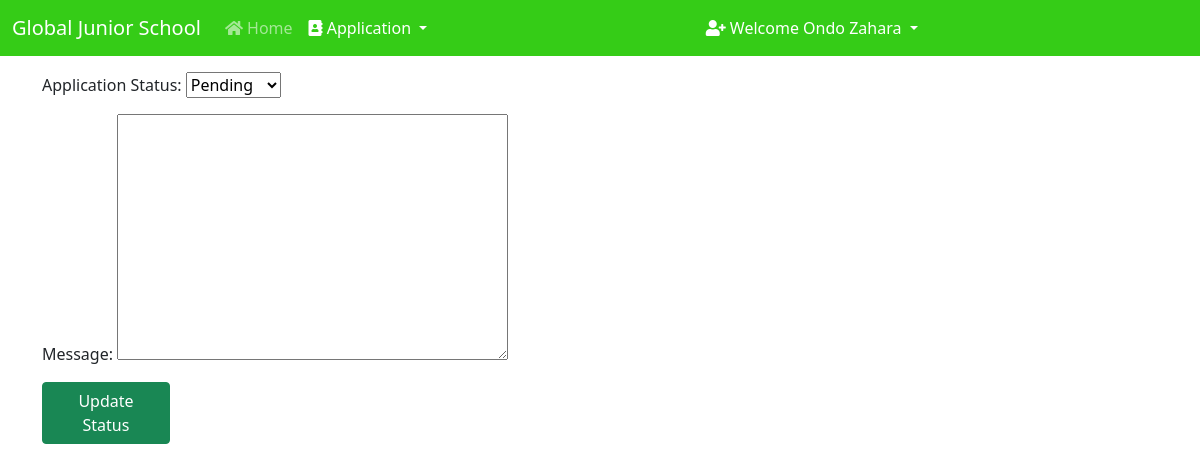
The app's page /application_status/1/ (signed in), older data.
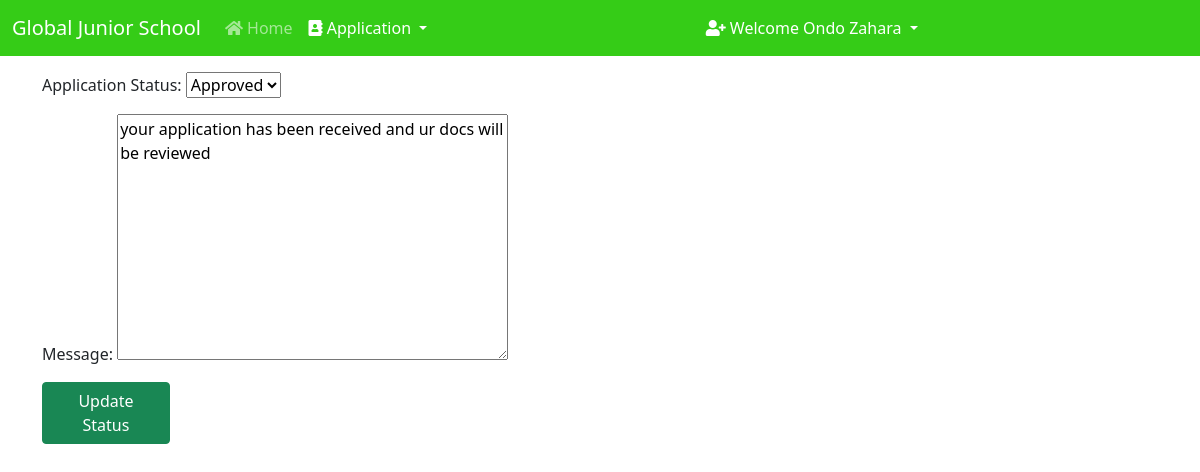
The same page, newer data.
### Students_Admission_System/models.py (models this page shows, shortened)
class Application(models.Model):
    user = models.OneToOneField(User, on_delete=models.CASCADE, blank=True, null=True)
    application_id = models.CharField(max_length=50, unique=True, null=True)
    COURSES = (
    ('Computer Science ', 'Computer Science '),
    ('Information Technology ', 'Information Technology '),
    ('Electronics and Telecommunication ', 'Electronics and Telecommunication '),
    ('Business and accounting', 'Business and accounting'),
    ('public Admin', 'public Admin'),
    ('LAW', 'LAW'),
    )
    course = models.CharField(max_length=100, choices= COURSES)
    name = models.CharField(max_length=200)
    GENDER = (
        ('Male','Male'),
        ('Female','Female')
    )
    gender = models.CharField(max_length=10, choices=GENDER)
    email = models.CharField(max_length=200)
    phone_no = models.CharField(max_length=200)
    address = models.CharField(max_length=200)
    nationality = models.CharField(max_length=250)
    student_profile = models.ImageField(upload_to="images")
    a_level_result = models.FileField()
    o_level_result = models.FileField()
    ple_result = models.FileField()
    kindergaten = models.FileField(null=True)
    national_id = models.ImageField(upload_to="images", null=True)
    DOM =(
        ('Boys hostel A','Boys hostel A'),
        ('Boys hostel B','Boys hostel B'),
        ('Boys hostel C','Boys hostel C'),
        ('Girls hostel A','Girls hostel A'),
        ('Girls hostel B','Girls hostel B'),
        ('Girls hostel C','Girls hostel C')
    )
    dom = models.CharField(max_length=50, choices=DOM)
    STATUS = (
        ('Approved', 'Approved'),
        ('Pending', 'Pending'),
        ('Rejected', 'Rejected'),
    )
    Application_Status = models.TextField(max_length=100, choices=STATUS, default="Pending")
    message = models.TextField(max_length=100, default="", null=True, blank=True)

### Students_Admission_System/views.py (the view)
# urls.py: path("application_status/<int:pk>/", UpdatePostView.as_view(), name="application_status"),
class UpdatePostView(UpdateView):
    model = Application
    template_name = 'application_status.html'
    fields = ('Application_Status', 'message',)

### Students_Admission_System/templates/application_status.html (shortened to what this page needs)
{% extends 'admin.html' %}
{% block body %}
    <form enctype="multipart/form-data" method="POST"> {% csrf_token %}
        <div class="container mt-3">
       {{ form.as_p }}
            <button type="submit" class="btn btn-success" style="width: 8rem;">Update Status</button>
        </div>
    </form>
{% endblock %}

Row changes from the older to the newer data that the page shows:
now on this page (row edited): Application: Application_Status "Approved", message "your application has been received and ur docs will be reviewed"
Text that changed along with them:
form field Application_Status: "Pending" → (not shown)
